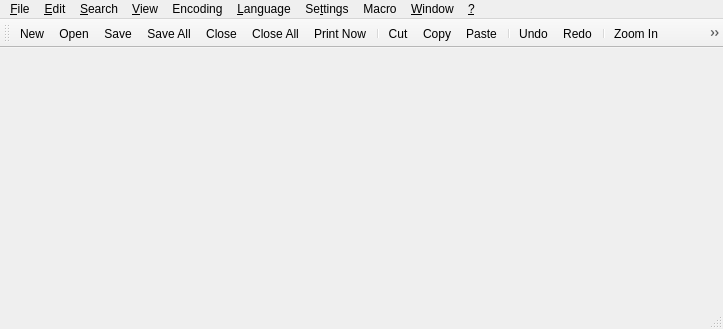
<?xml version="1.0" encoding="UTF-8"?>
<ui version="4.0">
 <class>MainWindow</class>
 <widget class="QMainWindow" name="MainWindow">
  <property name="geometry">
   <rect>
    <x>0</x>
    <y>0</y>
    <width>723</width>
    <height>329</height>
   </rect>
  </property>
  <property name="windowTitle">
   <string notr="true">Notepadqq</string>
  </property>
  <property name="windowIcon">
   <iconset resource="resources.qrc">
    <normaloff>:/icons/icons/mainicon_32.png</normaloff>:/icons/icons/mainicon_32.png</iconset>
  </property>
  <property name="documentMode">
   <bool>true</bool>
  </property>
  <widget class="QWidget" name="centralWidget">
   <layout class="QVBoxLayout" name="verticalLayout">
    <property name="leftMargin">
     <number>5</number>
    </property>
    <property name="topMargin">
     <number>0</number>
    </property>
    <property name="rightMargin">
     <number>5</number>
    </property>
    <property name="bottomMargin">
     <number>0</number>
    </property>
   </layout>
  </widget>
  <widget class="QMenuBar" name="menuBar">
   <property name="geometry">
    <rect>
     <x>0</x>
     <y>0</y>
     <width>723</width>
     <height>24</height>
    </rect>
   </property>
   <widget class="QMenu" name="menu_File">
    <property name="title">
     <string>&amp;File</string>
    </property>
    <addaction name="action_New"/>
    <addaction name="action_Open"/>
    <addaction name="actionReload_from_Disk"/>
    <addaction name="actionSave"/>
    <addaction name="actionSave_as"/>
    <addaction name="actionSave_a_Copy_As"/>
    <addaction name="actionSave_All"/>
    <addaction name="actionRename"/>
    <addaction name="actionClose"/>
    <addaction name="actionC_lose_All"/>
    <addaction name="actionClose_All_BUT_Current_Document"/>
    <addaction name="actionDelete_from_Disk"/>
    <addaction name="separator"/>
    <addaction name="actionLoad_Session"/>
    <addaction name="actionSave_Session"/>
    <addaction name="separator"/>
    <addaction name="actionPrint"/>
    <addaction name="actionPrint_Now"/>
    <addaction name="separator"/>
    <addaction name="separator"/>
    <addaction name="actionOpen_All_Recent_Files"/>
    <addaction name="actionEmpty_Recent_Files_List"/>
    <addaction name="separator"/>
    <addaction name="actionE_xit"/>
   </widget>
   <widget class="QMenu" name="menu_Edit">
    <property name="title">
     <string>&amp;Edit</string>
    </property>
    <widget class="QMenu" name="menuEOL_Conversion">
     <property name="title">
      <string>EOL Conversion</string>
     </property>
     <addaction name="actionWindows_Format"/>
     <addaction name="actionUNIX_Format"/>
     <addaction name="actionMac_Format"/>
    </widget>
    <widget class="QMenu" name="menuCopy_to_Clipboard">
     <property name="title">
      <string>Copy to Clipboard</string>
     </property>
     <addaction name="actionCurrent_Full_File_path_to_Clipboard"/>
     <addaction name="actionCurrent_Filename_to_Clipboard"/>
     <addaction name="actionCurrent_Directory_Path_to_Clipboard"/>
    </widget>
    <widget class="QMenu" name="menuIndent">
     <property name="title">
      <string>Indent</string>
     </property>
     <addaction name="actionIncrease_Line_Indent"/>
     <addaction name="actionDecrease_Line_Indent"/>
    </widget>
    <widget class="QMenu" name="menuConvert_Case_to">
     <property name="title">
      <string>Convert Case to</string>
     </property>
     <addaction name="actionUPPERCASE"/>
     <addaction name="actionLowercase"/>
    </widget>
    <addaction name="action_Undo"/>
    <addaction name="action_Redo"/>
    <addaction name="separator"/>
    <addaction name="actionCu_t"/>
    <addaction name="action_Copy"/>
    <addaction name="action_Paste"/>
    <addaction name="action_Delete"/>
    <addaction name="actionSelect_All"/>
    <addaction name="separator"/>
    <addaction name="menuCopy_to_Clipboard"/>
    <addaction name="menuIndent"/>
    <addaction name="menuConvert_Case_to"/>
    <addaction name="menuEOL_Conversion"/>
   </widget>
   <widget class="QMenu" name="menu_Search">
    <property name="title">
     <string>&amp;Search</string>
    </property>
   </widget>
   <widget class="QMenu" name="menu_View">
    <property name="title">
     <string>&amp;View</string>
    </property>
    <widget class="QMenu" name="menuShow_Symbol">
     <property name="title">
      <string>Show Symbol</string>
     </property>
     <addaction name="actionShow_White_Space_and_TAB"/>
     <addaction name="actionShow_End_of_Line"/>
     <addaction name="actionShow_All_Characters"/>
     <addaction name="separator"/>
     <addaction name="actionShow_Indent_Guide"/>
     <addaction name="actionShow_Wrap_Symbol"/>
    </widget>
    <widget class="QMenu" name="menuZoom">
     <property name="title">
      <string>Zoom</string>
     </property>
     <addaction name="actionZoom_In"/>
     <addaction name="actionZoom_Out"/>
     <addaction name="actionRestore_Default_Zoom"/>
    </widget>
    <widget class="QMenu" name="menuMove_Clone_Current_Document">
     <property name="title">
      <string>Move/Clone Current Document</string>
     </property>
     <addaction name="actionMove_to_Other_View"/>
     <addaction name="actionClone_to_Other_View"/>
     <addaction name="actionMove_to_New_Instance"/>
     <addaction name="actionOpen_in_New_Instance"/>
    </widget>
    <addaction name="separator"/>
    <addaction name="menuShow_Symbol"/>
    <addaction name="menuZoom"/>
    <addaction name="menuMove_Clone_Current_Document"/>
    <addaction name="actionWord_wrap"/>
    <addaction name="separator"/>
    <addaction name="actionText_Direction_RTL"/>
   </widget>
   <widget class="QMenu" name="menuEncoding">
    <property name="title">
     <string>Encoding</string>
    </property>
    <widget class="QMenu" name="menuCharacter_Set">
     <property name="title">
      <string>Convert to others</string>
     </property>
     <widget class="QMenu" name="menuArabic">
      <property name="title">
       <string>Arabic</string>
      </property>
      <addaction name="actionISO_8859_6"/>
      <addaction name="actionWindows_1259"/>
     </widget>
     <widget class="QMenu" name="menuBaltic">
      <property name="title">
       <string>Baltic</string>
      </property>
      <addaction name="actionISO_8859_4_Latin4"/>
      <addaction name="actionWindows_1260"/>
     </widget>
     <widget class="QMenu" name="menuCeltic">
      <property name="title">
       <string>Celtic</string>
      </property>
      <addaction name="actionISO_8859_14"/>
     </widget>
     <widget class="QMenu" name="menuCyrillic">
      <property name="title">
       <string>Cyrillic</string>
      </property>
      <addaction name="actionISO_8859_5"/>
      <addaction name="actionKOI8_R"/>
      <addaction name="actionKOI8_U"/>
      <addaction name="actionWindows_1252"/>
     </widget>
     <widget class="QMenu" name="menuCentral_European">
      <property name="title">
       <string>Central European</string>
      </property>
      <addaction name="actionISO_8859_16_Latin10"/>
      <addaction name="actionWindows_1261"/>
     </widget>
     <widget class="QMenu" name="menuChinese">
      <property name="title">
       <string>Chinese</string>
      </property>
      <addaction name="actionBig5"/>
      <addaction name="actionGB2312"/>
     </widget>
     <widget class="QMenu" name="menuEastern_European">
      <property name="title">
       <string>Eastern European</string>
      </property>
      <addaction name="actionISO_8859_2_Latin2"/>
      <addaction name="actionISO_8859_16_Latin10"/>
     </widget>
     <widget class="QMenu" name="menuGreek">
      <property name="title">
       <string>Greek</string>
      </property>
      <addaction name="actionISO_8859_7"/>
      <addaction name="actionWindows_1262"/>
     </widget>
     <widget class="QMenu" name="menuHebrew">
      <property name="title">
       <string>Hebrew</string>
      </property>
      <addaction name="actionISO_8859_8"/>
      <addaction name="actionWindows_1263"/>
     </widget>
     <widget class="QMenu" name="menuJapanese">
      <property name="title">
       <string>Japanese</string>
      </property>
      <addaction name="actionShift_JIS"/>
     </widget>
     <widget class="QMenu" name="menuKorean">
      <property name="title">
       <string>Korean</string>
      </property>
      <addaction name="actionEUC_KR"/>
     </widget>
     <widget class="QMenu" name="menuNorth_European">
      <property name="title">
       <string>North European</string>
      </property>
      <addaction name="actionISO_8859_10_Latin6"/>
     </widget>
     <widget class="QMenu" name="menuThai">
      <property name="title">
       <string>Thai</string>
      </property>
      <addaction name="actionTIS_621"/>
     </widget>
     <widget class="QMenu" name="menuTurkish">
      <property name="title">
       <string>Turkish</string>
      </property>
      <addaction name="actionISO_8859_3_Latin3"/>
      <addaction name="actionISO_8859_9_Latin5"/>
      <addaction name="actionWindows_1264"/>
     </widget>
     <widget class="QMenu" name="menuWestern_European">
      <property name="title">
       <string>Western European</string>
      </property>
      <addaction name="actionISO_8859_1_Latin1_2"/>
      <addaction name="actionISO_8859_9_Latin5_2"/>
      <addaction name="actionISO_8859_16_Latin10"/>
      <addaction name="actionWindows_1265"/>
     </widget>
     <widget class="QMenu" name="menuVietnamese">
      <property name="title">
       <string>Vietnamese</string>
      </property>
      <addaction name="actionWindows_1266"/>
     </widget>
     <addaction name="menuArabic"/>
     <addaction name="menuBaltic"/>
     <addaction name="menuCeltic"/>
     <addaction name="menuCyrillic"/>
     <addaction name="menuCentral_European"/>
     <addaction name="menuChinese"/>
     <addaction name="menuEastern_European"/>
     <addaction name="menuGreek"/>
     <addaction name="menuHebrew"/>
     <addaction name="menuJapanese"/>
     <addaction name="menuKorean"/>
     <addaction name="menuNorth_European"/>
     <addaction name="menuThai"/>
     <addaction name="menuTurkish"/>
     <addaction name="menuWestern_European"/>
     <addaction name="menuVietnamese"/>
    </widget>
    <addaction name="actionEncode_in_UTF_8"/>
    <addaction name="actionEncode_in_UTF_8_without_BOM"/>
    <addaction name="actionEncode_in_Windows_1252"/>
    <addaction name="actionEncode_in_UTF_16BE_UCS_2_Big_Endian"/>
    <addaction name="separator"/>
    <addaction name="actionUTF_8"/>
    <addaction name="actionUTF_8_with_BOM"/>
    <addaction name="actionWindows_1252_ANSI"/>
    <addaction name="actionUTF_16BE"/>
    <addaction name="actionUTF_16LE"/>
    <addaction name="menuCharacter_Set"/>
   </widget>
   <widget class="QMenu" name="menu_Language">
    <property name="title">
     <string>&amp;Language</string>
    </property>
   </widget>
   <widget class="QMenu" name="menuSe_ttings">
    <property name="title">
     <string>Se&amp;ttings</string>
    </property>
   </widget>
   <widget class="QMenu" name="menu_Window">
    <property name="title">
     <string>&amp;Window</string>
    </property>
   </widget>
   <widget class="QMenu" name="menu">
    <property name="title">
     <string>&amp;?</string>
    </property>
    <addaction name="actionAbout_Qt"/>
    <addaction name="actionAbout_Notepadqq"/>
   </widget>
   <widget class="QMenu" name="menuMacro">
    <property name="title">
     <string>Macro</string>
    </property>
    <addaction name="action_Start_Recording"/>
    <addaction name="action_Stop_Recording"/>
    <addaction name="action_Playback"/>
    <addaction name="actionSave_Currently_Recorded_Macro"/>
    <addaction name="actionRun_a_Macro_Multiple_Times"/>
    <addaction name="separator"/>
    <addaction name="actionTrim_Trailing_and_save"/>
    <addaction name="separator"/>
    <addaction name="actionModify_Shortcut_Delete_Macro"/>
   </widget>
   <addaction name="menu_File"/>
   <addaction name="menu_Edit"/>
   <addaction name="menu_Search"/>
   <addaction name="menu_View"/>
   <addaction name="menuEncoding"/>
   <addaction name="menu_Language"/>
   <addaction name="menuSe_ttings"/>
   <addaction name="menuMacro"/>
   <addaction name="menu_Window"/>
   <addaction name="menu"/>
  </widget>
  <widget class="QToolBar" name="mainToolBar">
   <property name="iconSize">
    <size>
     <width>16</width>
     <height>16</height>
    </size>
   </property>
   <attribute name="toolBarArea">
    <enum>TopToolBarArea</enum>
   </attribute>
   <attribute name="toolBarBreak">
    <bool>false</bool>
   </attribute>
   <addaction name="action_New"/>
   <addaction name="action_Open"/>
   <addaction name="actionSave"/>
   <addaction name="actionSave_All"/>
   <addaction name="actionClose"/>
   <addaction name="actionC_lose_All"/>
   <addaction name="actionPrint_Now"/>
   <addaction name="separator"/>
   <addaction name="actionCu_t"/>
   <addaction name="action_Copy"/>
   <addaction name="action_Paste"/>
   <addaction name="separator"/>
   <addaction name="action_Undo"/>
   <addaction name="action_Redo"/>
   <addaction name="separator"/>
   <addaction name="actionZoom_In"/>
   <addaction name="actionZoom_Out"/>
   <addaction name="separator"/>
   <addaction name="actionWord_wrap"/>
   <addaction name="actionShow_All_Characters"/>
   <addaction name="separator"/>
   <addaction name="action_Start_Recording"/>
   <addaction name="action_Stop_Recording"/>
   <addaction name="action_Playback"/>
   <addaction name="actionRun_a_Macro_Multiple_Times"/>
   <addaction name="actionSave_Currently_Recorded_Macro"/>
   <addaction name="separator"/>
  </widget>
  <widget class="QStatusBar" name="statusBar"/>
  <action name="action_Open">
   <property name="icon">
    <iconset resource="resources.qrc">
     <normaloff>:/icons/icons/fileopen.png</normaloff>:/icons/icons/fileopen.png</iconset>
   </property>
   <property name="text">
    <string>&amp;Open...</string>
   </property>
   <property name="shortcut">
    <string>Ctrl+O</string>
   </property>
  </action>
  <action name="action_New">
   <property name="icon">
    <iconset resource="resources.qrc">
     <normaloff>:/icons/icons/filenew.png</normaloff>:/icons/icons/filenew.png</iconset>
   </property>
   <property name="text">
    <string>&amp;New</string>
   </property>
   <property name="shortcut">
    <string>Ctrl+N</string>
   </property>
  </action>
  <action name="actionReload_from_Disk">
   <property name="text">
    <string>Reload from Disk</string>
   </property>
  </action>
  <action name="actionSave">
   <property name="icon">
    <iconset resource="resources.qrc">
     <normaloff>:/icons/icons/filesave.png</normaloff>:/icons/icons/filesave.png</iconset>
   </property>
   <property name="text">
    <string>&amp;Save</string>
   </property>
   <property name="shortcut">
    <string>Ctrl+S</string>
   </property>
  </action>
  <action name="actionSave_as">
   <property name="text">
    <string>Save &amp;As...</string>
   </property>
   <property name="toolTip">
    <string>Save As...</string>
   </property>
   <property name="shortcut">
    <string>Ctrl+Alt+S</string>
   </property>
  </action>
  <action name="actionSave_a_Copy_As">
   <property name="text">
    <string>Save a Copy As...</string>
   </property>
  </action>
  <action name="actionSave_All">
   <property name="icon">
    <iconset resource="resources.qrc">
     <normaloff>:/icons/icons/save_all.png</normaloff>:/icons/icons/save_all.png</iconset>
   </property>
   <property name="text">
    <string>Sav&amp;e All</string>
   </property>
   <property name="shortcut">
    <string>Ctrl+Shift+S</string>
   </property>
  </action>
  <action name="actionRename">
   <property name="text">
    <string>Rename...</string>
   </property>
  </action>
  <action name="actionClose">
   <property name="icon">
    <iconset resource="resources.qrc">
     <normaloff>:/icons/icons/fileclose.png</normaloff>:/icons/icons/fileclose.png</iconset>
   </property>
   <property name="text">
    <string>Close</string>
   </property>
   <property name="shortcut">
    <string>Ctrl+W</string>
   </property>
  </action>
  <action name="actionC_lose_All">
   <property name="icon">
    <iconset resource="resources.qrc">
     <normaloff>:/icons/icons/close_all.png</normaloff>:/icons/icons/close_all.png</iconset>
   </property>
   <property name="text">
    <string>C&amp;lose All</string>
   </property>
  </action>
  <action name="actionClose_All_BUT_Current_Document">
   <property name="text">
    <string>Close All BUT Current Document</string>
   </property>
  </action>
  <action name="actionDelete_from_Disk">
   <property name="text">
    <string>Delete from Disk</string>
   </property>
  </action>
  <action name="actionLoad_Session">
   <property name="text">
    <string>Load Session...</string>
   </property>
  </action>
  <action name="actionSave_Session">
   <property name="text">
    <string>Save Session...</string>
   </property>
  </action>
  <action name="actionPrint">
   <property name="text">
    <string>Print...</string>
   </property>
   <property name="shortcut">
    <string>Ctrl+P</string>
   </property>
  </action>
  <action name="actionPrint_Now">
   <property name="icon">
    <iconset resource="resources.qrc">
     <normaloff>:/icons/icons/printer.png</normaloff>:/icons/icons/printer.png</iconset>
   </property>
   <property name="text">
    <string>Print Now</string>
   </property>
  </action>
  <action name="actionOpen_All_Recent_Files">
   <property name="text">
    <string>Open All Recent Files</string>
   </property>
  </action>
  <action name="actionEmpty_Recent_Files_List">
   <property name="text">
    <string>Empty Recent Files List</string>
   </property>
  </action>
  <action name="actionE_xit">
   <property name="text">
    <string>E&amp;xit</string>
   </property>
   <property name="shortcut">
    <string>Ctrl+Q</string>
   </property>
  </action>
  <action name="action_Undo">
   <property name="icon">
    <iconset resource="resources.qrc">
     <normaloff>:/icons/icons/undo.png</normaloff>:/icons/icons/undo.png</iconset>
   </property>
   <property name="text">
    <string>&amp;Undo</string>
   </property>
   <property name="shortcut">
    <string>Ctrl+Z</string>
   </property>
  </action>
  <action name="action_Redo">
   <property name="icon">
    <iconset resource="resources.qrc">
     <normaloff>:/icons/icons/redo.png</normaloff>:/icons/icons/redo.png</iconset>
   </property>
   <property name="text">
    <string>&amp;Redo</string>
   </property>
   <property name="shortcut">
    <string>Ctrl+Shift+Z</string>
   </property>
  </action>
  <action name="actionCu_t">
   <property name="icon">
    <iconset resource="resources.qrc">
     <normaloff>:/icons/icons/editcut.png</normaloff>:/icons/icons/editcut.png</iconset>
   </property>
   <property name="text">
    <string>Cu&amp;t</string>
   </property>
   <property name="shortcut">
    <string>Ctrl+X</string>
   </property>
  </action>
  <action name="action_Copy">
   <property name="icon">
    <iconset resource="resources.qrc">
     <normaloff>:/icons/icons/editcopy.png</normaloff>:/icons/icons/editcopy.png</iconset>
   </property>
   <property name="text">
    <string>&amp;Copy</string>
   </property>
   <property name="shortcut">
    <string>Ctrl+C</string>
   </property>
  </action>
  <action name="action_Paste">
   <property name="icon">
    <iconset resource="resources.qrc">
     <normaloff>:/icons/icons/editpaste.png</normaloff>:/icons/icons/editpaste.png</iconset>
   </property>
   <property name="text">
    <string>&amp;Paste</string>
   </property>
   <property name="shortcut">
    <string>Ctrl+V</string>
   </property>
  </action>
  <action name="action_Delete">
   <property name="text">
    <string>&amp;Delete</string>
   </property>
   <property name="shortcut">
    <string>Del</string>
   </property>
  </action>
  <action name="actionSelect_All">
   <property name="text">
    <string>Select &amp;All</string>
   </property>
   <property name="shortcut">
    <string>Ctrl+A</string>
   </property>
  </action>
  <action name="actionAbout_Notepadqq">
   <property name="text">
    <string>About Notepadqq...</string>
   </property>
   <property name="shortcut">
    <string>F1</string>
   </property>
  </action>
  <action name="actionAbout_Qt">
   <property name="text">
    <string>About Qt...</string>
   </property>
  </action>
  <action name="actionWindows_Format">
   <property name="text">
    <string>Windows Format</string>
   </property>
  </action>
  <action name="actionUNIX_Format">
   <property name="text">
    <string>UNIX Format</string>
   </property>
  </action>
  <action name="actionMac_Format">
   <property name="text">
    <string>Mac Format</string>
   </property>
  </action>
  <action name="actionShow_End_of_Line">
   <property name="checkable">
    <bool>true</bool>
   </property>
   <property name="text">
    <string>Show End of Line</string>
   </property>
  </action>
  <action name="actionShow_White_Space_and_TAB">
   <property name="checkable">
    <bool>true</bool>
   </property>
   <property name="text">
    <string>Show White Space and TAB</string>
   </property>
  </action>
  <action name="actionShow_All_Characters">
   <property name="checkable">
    <bool>true</bool>
   </property>
   <property name="icon">
    <iconset resource="resources.qrc">
     <normaloff>:/icons/icons/all_chars.png</normaloff>:/icons/icons/all_chars.png</iconset>
   </property>
   <property name="text">
    <string>Show All Characters</string>
   </property>
  </action>
  <action name="actionShow_Indent_Guide">
   <property name="checkable">
    <bool>true</bool>
   </property>
   <property name="checked">
    <bool>true</bool>
   </property>
   <property name="text">
    <string>Show Indent Guide</string>
   </property>
  </action>
  <action name="actionShow_Wrap_Symbol">
   <property name="checkable">
    <bool>true</bool>
   </property>
   <property name="text">
    <string>Show Wrap Symbol</string>
   </property>
  </action>
  <action name="actionWord_wrap">
   <property name="checkable">
    <bool>true</bool>
   </property>
   <property name="icon">
    <iconset resource="resources.qrc">
     <normaloff>:/icons/icons/multirow.png</normaloff>:/icons/icons/multirow.png</iconset>
   </property>
   <property name="text">
    <string>Word wrap</string>
   </property>
  </action>
  <action name="actionText_Direction_RTL">
   <property name="checkable">
    <bool>true</bool>
   </property>
   <property name="text">
    <string>Text Direction RTL</string>
   </property>
  </action>
  <action name="actionCurrent_Full_File_path_to_Clipboard">
   <property name="text">
    <string>Current Full File Path to Clipboard</string>
   </property>
  </action>
  <action name="actionCurrent_Filename_to_Clipboard">
   <property name="text">
    <string>Current Filename to Clipboard</string>
   </property>
  </action>
  <action name="actionCurrent_Directory_Path_to_Clipboard">
   <property name="text">
    <string>Current Directory Path to Clipboard</string>
   </property>
  </action>
  <action name="actionIncrease_Line_Indent">
   <property name="text">
    <string>Increase Line Indent</string>
   </property>
   <property name="shortcut">
    <string>Tab</string>
   </property>
  </action>
  <action name="actionDecrease_Line_Indent">
   <property name="text">
    <string>Decrease Line Indent</string>
   </property>
   <property name="shortcut">
    <string>Shift+Tab</string>
   </property>
  </action>
  <action name="actionZoom_In">
   <property name="icon">
    <iconset resource="resources.qrc">
     <normaloff>:/icons/icons/viewmag+.png</normaloff>:/icons/icons/viewmag+.png</iconset>
   </property>
   <property name="text">
    <string>Zoom &amp;In</string>
   </property>
   <property name="shortcut">
    <string>Ctrl++</string>
   </property>
  </action>
  <action name="actionZoom_Out">
   <property name="icon">
    <iconset resource="resources.qrc">
     <normaloff>:/icons/icons/viewmag-.png</normaloff>:/icons/icons/viewmag-.png</iconset>
   </property>
   <property name="text">
    <string>Zoom &amp;Out</string>
   </property>
   <property name="shortcut">
    <string>Ctrl+-</string>
   </property>
  </action>
  <action name="actionRestore_Default_Zoom">
   <property name="icon">
    <iconset resource="resources.qrc">
     <normaloff>:/icons/icons/viewmag1.png</normaloff>:/icons/icons/viewmag1.png</iconset>
   </property>
   <property name="text">
    <string>Restore Default Zoom</string>
   </property>
   <property name="shortcut">
    <string>Ctrl+0</string>
   </property>
  </action>
  <action name="actionMove_to_Other_View">
   <property name="text">
    <string>Move to Other View</string>
   </property>
  </action>
  <action name="actionClone_to_Other_View">
   <property name="text">
    <string>Clone to Other View</string>
   </property>
  </action>
  <action name="actionMove_to_New_Instance">
   <property name="text">
    <string>Move to New Instance</string>
   </property>
  </action>
  <action name="actionOpen_in_New_Instance">
   <property name="text">
    <string>Open in New Instance</string>
   </property>
  </action>
  <action name="action_Start_Recording">
   <property name="icon">
    <iconset resource="resources.qrc">
     <normaloff>:/icons/icons/mix_record.png</normaloff>:/icons/icons/mix_record.png</iconset>
   </property>
   <property name="text">
    <string>&amp;Start Recording</string>
   </property>
  </action>
  <action name="action_Stop_Recording">
   <property name="enabled">
    <bool>false</bool>
   </property>
   <property name="icon">
    <iconset resource="resources.qrc">
     <normaloff>:/icons/icons/player_stop.png</normaloff>:/icons/icons/player_stop.png</iconset>
   </property>
   <property name="text">
    <string>&amp;Stop Recording</string>
   </property>
  </action>
  <action name="action_Playback">
   <property name="enabled">
    <bool>false</bool>
   </property>
   <property name="icon">
    <iconset resource="resources.qrc">
     <normaloff>:/icons/icons/player_play.png</normaloff>:/icons/icons/player_play.png</iconset>
   </property>
   <property name="text">
    <string>&amp;Playback</string>
   </property>
  </action>
  <action name="actionSave_Currently_Recorded_Macro">
   <property name="enabled">
    <bool>false</bool>
   </property>
   <property name="icon">
    <iconset resource="resources.qrc">
     <normaloff>:/icons/icons/savemacro.png</normaloff>:/icons/icons/savemacro.png</iconset>
   </property>
   <property name="text">
    <string>Save Currently Recorded Macro</string>
   </property>
  </action>
  <action name="actionRun_a_Macro_Multiple_Times">
   <property name="icon">
    <iconset resource="resources.qrc">
     <normaloff>:/icons/icons/player_fwd.png</normaloff>:/icons/icons/player_fwd.png</iconset>
   </property>
   <property name="text">
    <string>Run a Macro Multiple Times...</string>
   </property>
  </action>
  <action name="actionTrim_Trailing_and_save">
   <property name="text">
    <string>Trim Trailing and save</string>
   </property>
  </action>
  <action name="actionModify_Shortcut_Delete_Macro">
   <property name="text">
    <string>Modify Shortcut/Delete Macro...</string>
   </property>
  </action>
  <action name="actionUPPERCASE">
   <property name="text">
    <string>UPPERCASE</string>
   </property>
   <property name="shortcut">
    <string>Ctrl+Shift+U</string>
   </property>
  </action>
  <action name="actionLowercase">
   <property name="text">
    <string>lowercase</string>
   </property>
   <property name="shortcut">
    <string>Ctrl+U</string>
   </property>
  </action>
  <action name="actionWindows_1252_ANSI">
   <property name="text">
    <string>Convert to Windows-1252</string>
   </property>
  </action>
  <action name="actionUTF_8">
   <property name="text">
    <string>Convert to UTF-8</string>
   </property>
  </action>
  <action name="actionISO_8859_1_Latin1">
   <property name="text">
    <string>ISO-8859-1 (Latin1, CP819)</string>
   </property>
  </action>
  <action name="actionISO_8859_15_Latin9">
   <property name="text">
    <string>ISO-8859-15 (Latin9)</string>
   </property>
  </action>
  <action name="actionUTF_32">
   <property name="text">
    <string>UTF-32 (UCS-4)</string>
   </property>
  </action>
  <action name="actionUTF_32BE">
   <property name="text">
    <string>UTF-32BE (UCS-4 Big Endian)</string>
   </property>
  </action>
  <action name="actionUTF_32LE">
   <property name="text">
    <string>UTF-32LE (UCS-4 Little Endian)</string>
   </property>
  </action>
  <action name="actionUTF_16">
   <property name="text">
    <string>UTF-16 (UCS-2)</string>
   </property>
  </action>
  <action name="actionUTF_16BE">
   <property name="text">
    <string>Convert to UTF-16BE (UCS-2 Big Endian)</string>
   </property>
  </action>
  <action name="actionUTF_16LE">
   <property name="text">
    <string>Convert to UTF-16LE (UCS-2 Little Endian)</string>
   </property>
  </action>
  <action name="actionRoman8_hp_roman8">
   <property name="text">
    <string>Roman8 (hp-roman8)</string>
   </property>
  </action>
  <action name="actionTIS_620">
   <property name="text">
    <string>TIS-620</string>
   </property>
  </action>
  <action name="actionMacintosh_mac">
   <property name="text">
    <string>Macintosh (mac)</string>
   </property>
  </action>
  <action name="actionWindows_1258">
   <property name="text">
    <string>Windows-1258</string>
   </property>
  </action>
  <action name="actionWindows_1257">
   <property name="text">
    <string>Windows-1257</string>
   </property>
  </action>
  <action name="actionWindows_1256">
   <property name="text">
    <string>Windows-1256</string>
   </property>
  </action>
  <action name="actionWindows_1255">
   <property name="text">
    <string>Windows-1255</string>
   </property>
  </action>
  <action name="actionWindows_1254">
   <property name="text">
    <string>Windows-1254</string>
   </property>
  </action>
  <action name="actionWindows_1253">
   <property name="text">
    <string>Windows-1253</string>
   </property>
  </action>
  <action name="actionWindows_1251">
   <property name="text">
    <string>Windows-1251</string>
   </property>
  </action>
  <action name="actionWindows_1250">
   <property name="text">
    <string>Windows-1250</string>
   </property>
  </action>
  <action name="actionIBM866_CP866">
   <property name="text">
    <string>IBM866 (CP866)</string>
   </property>
  </action>
  <action name="actionUTF_8_with_BOM">
   <property name="text">
    <string>Convert to UTF-8 with BOM</string>
   </property>
  </action>
  <action name="actionISO_8859_6">
   <property name="text">
    <string>ISO-8859-6</string>
   </property>
  </action>
  <action name="actionWindows_1259">
   <property name="text">
    <string>Windows-1256</string>
   </property>
  </action>
  <action name="actionISO_8859_4_Latin4">
   <property name="text">
    <string>ISO-8859-4 (Latin4)</string>
   </property>
  </action>
  <action name="actionWindows_1260">
   <property name="text">
    <string>Windows-1257</string>
   </property>
  </action>
  <action name="actionISO_8859_14">
   <property name="text">
    <string>ISO-8859-14</string>
   </property>
  </action>
  <action name="actionISO_8859_5">
   <property name="text">
    <string>ISO-8859-5</string>
   </property>
  </action>
  <action name="actionKOI8_R">
   <property name="text">
    <string>KOI8-R</string>
   </property>
  </action>
  <action name="actionKOI8_U">
   <property name="text">
    <string>KOI8-U</string>
   </property>
  </action>
  <action name="actionWindows_1252">
   <property name="text">
    <string>Windows-1251</string>
   </property>
  </action>
  <action name="actionWindows_1261">
   <property name="text">
    <string>Windows-1250</string>
   </property>
  </action>
  <action name="actionBig5">
   <property name="text">
    <string>Big5</string>
   </property>
  </action>
  <action name="actionGB2312">
   <property name="text">
    <string>GB2312</string>
   </property>
  </action>
  <action name="actionISO_8859_2_Latin2">
   <property name="text">
    <string>ISO-8859-2 (Latin2)</string>
   </property>
  </action>
  <action name="actionISO_8859_7">
   <property name="text">
    <string>ISO-8859-7</string>
   </property>
  </action>
  <action name="actionWindows_1262">
   <property name="text">
    <string>Windows-1253</string>
   </property>
  </action>
  <action name="actionISO_8859_8">
   <property name="text">
    <string>ISO-8859-8</string>
   </property>
  </action>
  <action name="actionWindows_1263">
   <property name="text">
    <string>Windows-1255</string>
   </property>
  </action>
  <action name="actionShift_JIS">
   <property name="text">
    <string>Shift_JIS</string>
   </property>
  </action>
  <action name="actionEUC_KR">
   <property name="text">
    <string>EUC-KR</string>
   </property>
  </action>
  <action name="actionISO_8859_10_Latin6">
   <property name="text">
    <string>ISO-8859-10 (Latin6)</string>
   </property>
  </action>
  <action name="actionTIS_621">
   <property name="text">
    <string>TIS-620</string>
   </property>
  </action>
  <action name="actionISO_8859_3_Latin3">
   <property name="text">
    <string>ISO-8859-3 (Latin3)</string>
   </property>
  </action>
  <action name="actionISO_8859_9_Latin5">
   <property name="text">
    <string>ISO-8859-9 (Latin5)</string>
   </property>
  </action>
  <action name="actionWindows_1264">
   <property name="text">
    <string>Windows-1254</string>
   </property>
  </action>
  <action name="actionISO_8859_1_Latin1_2">
   <property name="text">
    <string>ISO-8859-1 (Latin1)</string>
   </property>
  </action>
  <action name="actionISO_8859_9_Latin5_2">
   <property name="text">
    <string>ISO-8859-9 (Latin5)</string>
   </property>
  </action>
  <action name="actionWindows_1265">
   <property name="text">
    <string>Windows-1252</string>
   </property>
  </action>
  <action name="actionWindows_1266">
   <property name="text">
    <string>Windows-1258</string>
   </property>
  </action>
  <action name="actionISO_8859_16_Latin10">
   <property name="text">
    <string>ISO-8859-16 (Latin10)</string>
   </property>
  </action>
  <action name="actionEncode_in_UTF_8">
   <property name="text">
    <string>Encode in UTF-8</string>
   </property>
  </action>
  <action name="actionEncode_in_UTF_8_without_BOM">
   <property name="text">
    <string>Encode in UTF-8 without BOM</string>
   </property>
  </action>
  <action name="actionEncode_in_Windows_1252">
   <property name="text">
    <string>Encode in Windows-1252</string>
   </property>
  </action>
  <action name="actionEncode_in_UTF_16BE_UCS_2_Big_Endian">
   <property name="text">
    <string>Encode in UTF-16BE (UCS-2 Big Endian)</string>
   </property>
  </action>
 </widget>
 <layoutdefault spacing="6" margin="11"/>
 <resources>
  <include location="resources.qrc"/>
 </resources>
 <connections/>
</ui>
